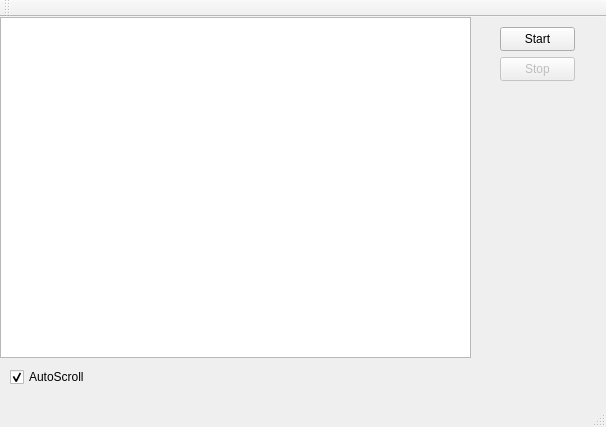
<?xml version="1.0" encoding="UTF-8"?>
<ui version="4.0">
 <class>WinDebugQtGUIClass</class>
 <widget class="QMainWindow" name="WinDebugQtGUIClass">
  <property name="geometry">
   <rect>
    <x>0</x>
    <y>0</y>
    <width>606</width>
    <height>427</height>
   </rect>
  </property>
  <property name="windowTitle">
   <string>WinDebugQtGUI</string>
  </property>
  <widget class="QWidget" name="centralWidget">
   <widget class="QTextBrowser" name="debugOutput">
    <property name="geometry">
     <rect>
      <x>0</x>
      <y>0</y>
      <width>471</width>
      <height>341</height>
     </rect>
    </property>
    <property name="sizePolicy">
     <sizepolicy hsizetype="Expanding" vsizetype="Expanding">
      <horstretch>0</horstretch>
      <verstretch>0</verstretch>
     </sizepolicy>
    </property>
    <property name="horizontalScrollBarPolicy">
     <enum>Qt::ScrollBarAsNeeded</enum>
    </property>
    <property name="lineWrapMode">
     <enum>QTextEdit::NoWrap</enum>
    </property>
   </widget>
   <widget class="QPushButton" name="startTool">
    <property name="geometry">
     <rect>
      <x>500</x>
      <y>10</y>
      <width>75</width>
      <height>24</height>
     </rect>
    </property>
    <property name="text">
     <string>Start</string>
    </property>
   </widget>
   <widget class="QCheckBox" name="autoScroll">
    <property name="geometry">
     <rect>
      <x>10</x>
      <y>350</y>
      <width>75</width>
      <height>20</height>
     </rect>
    </property>
    <property name="text">
     <string>AutoScroll</string>
    </property>
    <property name="checked">
     <bool>true</bool>
    </property>
   </widget>
   <widget class="QPushButton" name="stopTool">
    <property name="enabled">
     <bool>false</bool>
    </property>
    <property name="geometry">
     <rect>
      <x>500</x>
      <y>40</y>
      <width>75</width>
      <height>24</height>
     </rect>
    </property>
    <property name="text">
     <string>Stop</string>
    </property>
   </widget>
  </widget>
  <widget class="QMenuBar" name="menuBar">
   <property name="geometry">
    <rect>
     <x>0</x>
     <y>0</y>
     <width>606</width>
     <height>22</height>
    </rect>
   </property>
  </widget>
  <widget class="QToolBar" name="mainToolBar">
   <attribute name="toolBarArea">
    <enum>TopToolBarArea</enum>
   </attribute>
   <attribute name="toolBarBreak">
    <bool>false</bool>
   </attribute>
  </widget>
  <widget class="QStatusBar" name="statusBar"/>
 </widget>
 <layoutdefault spacing="6" margin="11"/>
 <resources>
  <include location="WinDebugQtGUI.qrc"/>
 </resources>
 <connections/>
</ui>
